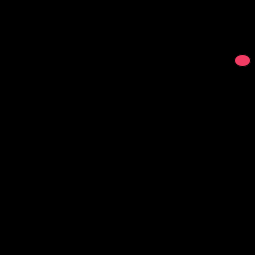
Frame 1 (no input)
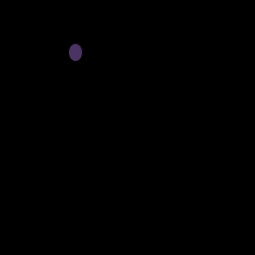
Frame 60 (the mouse pressed at the canvas centre just before this capture)
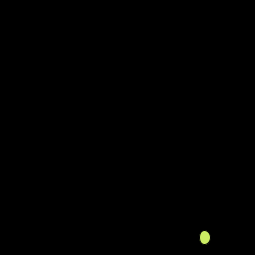
Frame 120 (the mouse held since frame 60 and released just before this capture)

The Processing sketch that drew these frames (run headless with seeded random() and noise(); from frame 60 on, the mouse is pressed at the canvas centre):

// Processing sketch: processing_82548
// ── processing_82548.pde

void setup(){
  size(255,255);
  background(0);
}
void draw(){
  int count=0;
  float w=random(10,20);
  float l=random(10,20);
  float x=random(0,255);
  float y=random(0,255);
  while (count<=100){
    ellipse(x,y,w,l);
    fill(x,y,100);
    count=count+1;
    if (count==100){
    background(0);
  }
}
}
